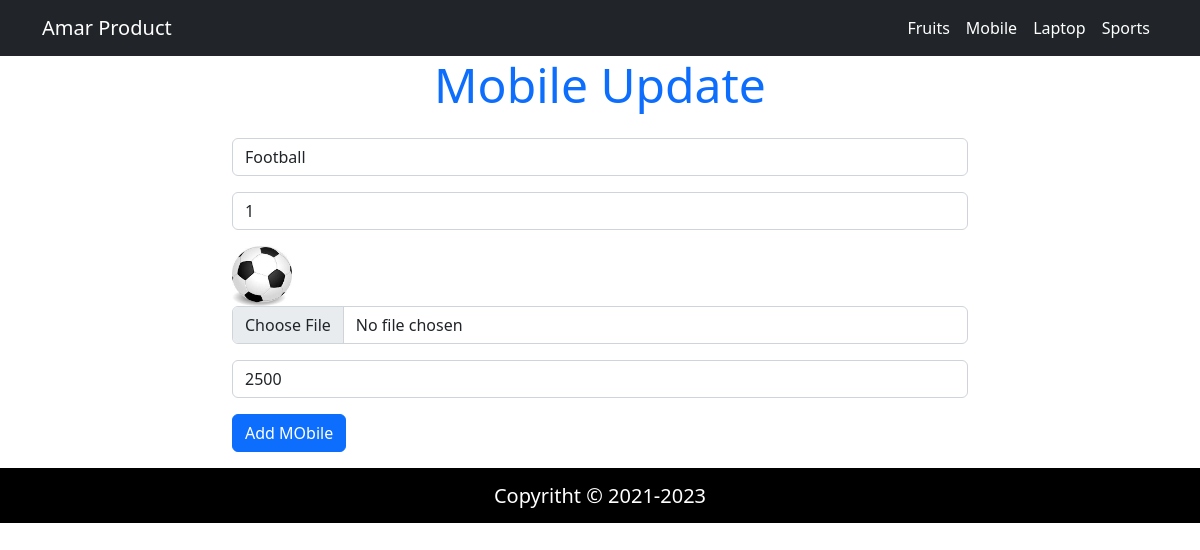
Screenshot of /sportEdit.php?id=11 with the database file from the repository.
### tables this page shows
CREATE TABLE `sporttable` (
  `id` int(11) NOT NULL,
  `mobilename` varchar(100) NOT NULL,
  `Qty` varchar(50) NOT NULL,
  `mobileimage` varchar(100) NOT NULL,
  `mobileprice` varchar(50) NOT NULL
);

### config/config.php (called while the page is built, shortened)
<?php
    class Connection{
        public function __construct(){
            $this->con = new mysqli("localhost","root","","fruits_manager");
        }
    }
?>

### classes/SportManager.php (called while the page is built, shortened)
<?php
    include("config/config.php");
    class SportManager extends Connection{
        public function edit($tid){
              $fire = $this->con->query("SELECT * FROM `sporttable` WHERE id = '$tid'");
             return $fire;
        }
    }
?>

### sportEdit.php (the view, shortened to what this page needs)
<?php include("includes/header.php") ?>
<?php
     include("classes/SportManager.php");
     $t1 = new SportManager();
     $id = $_GET['id'];
     if(isset($_GET['id'])){
        $data = $t1->edit($id);
        $row = mysqli_fetch_assoc($data);
     }
?>
<div class="container">
    <div class="row">
        <div class="col-lg-8 offset-2">
            <div class="addTask">
                    <form action="" method="POST" enctype="multipart/form-data">
                        <h2 class="display-5 text-primary text-center mb-4">Mobile Update</h2>
                        <div class="form-group mb-3">
                            <input type="text" name="new_mobilename" id="addTask" placeholder="Enter Mobile Name" class="form-control" value="<?php echo $row['mobilename'] ?>">
                        </div>
                        <div class="form-group mb-3">
                            <input type="text" name="new_Qty" id="addTask" placeholder="Enter Quantity" class="form-control" value="<?php echo $row['Qty'] ?>">
                        </div>
                        <div class="form-group mb-3">
                            <img src="upload/<?php echo $row['mobileimage']?>" alt="" width="60px" height="60px">
                            <input type="file" name="new_mobileimage" id="taskImage" class="form-control" value="<?php echo $row['mobileimage'] ?>">
                        </div>
                        <div class="form-group mb-3">
                            <input type="text" name="new_mobileprice" id="addTask" placeholder="Enter Price" class="form-control" value="<?php echo $row['mobileprice'] ?>">
                        </div>
                        <div class="form-group mb-3">
                            <input type="submit" name="upd_mobile"  class="btn btn-primary" value="Add MObile">
                        </div>
                    </form>
                </div>
        </div>
    </div>
</div>
<?php include("includes/footer.php") ?>

### rows the page displays
sporttable: new_mobilename "Football", new_Qty "1", mobileimage (picture), new_mobileprice "2500"
